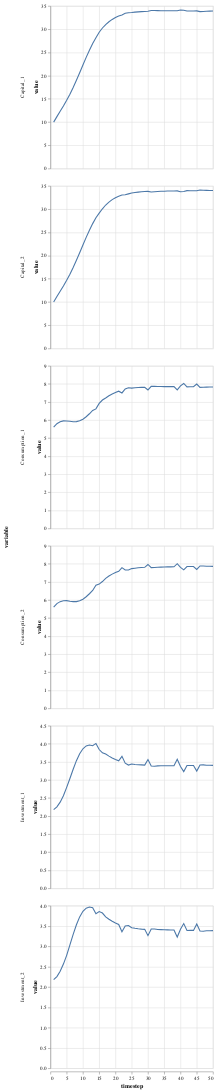

Source (notebook cell):
### Code cell
get_table(simres2) |> @vlplot(:line, x=:timestep, y=:value, row="variable:n", resolve={scale={y=:independent}})

### Figure 1 — Vega-Lite specification as saved in the notebook (floating-point values rounded to 4 significant figures; data arrays with more than 128 entries replaced by an {"elided": "..."} marker saying what was removed)
{"data": {"values": {"elided": "300 records"}}, "encoding": {"row": {"field": "variable", "type": "nominal"}, "x": {"field": "timestep", "type": "quantitative"}, "y": {"field": "value", "type": "quantitative"}}, "mark": "line", "resolve": {"scale": {"x": "shared", "y": "independent"}}}
